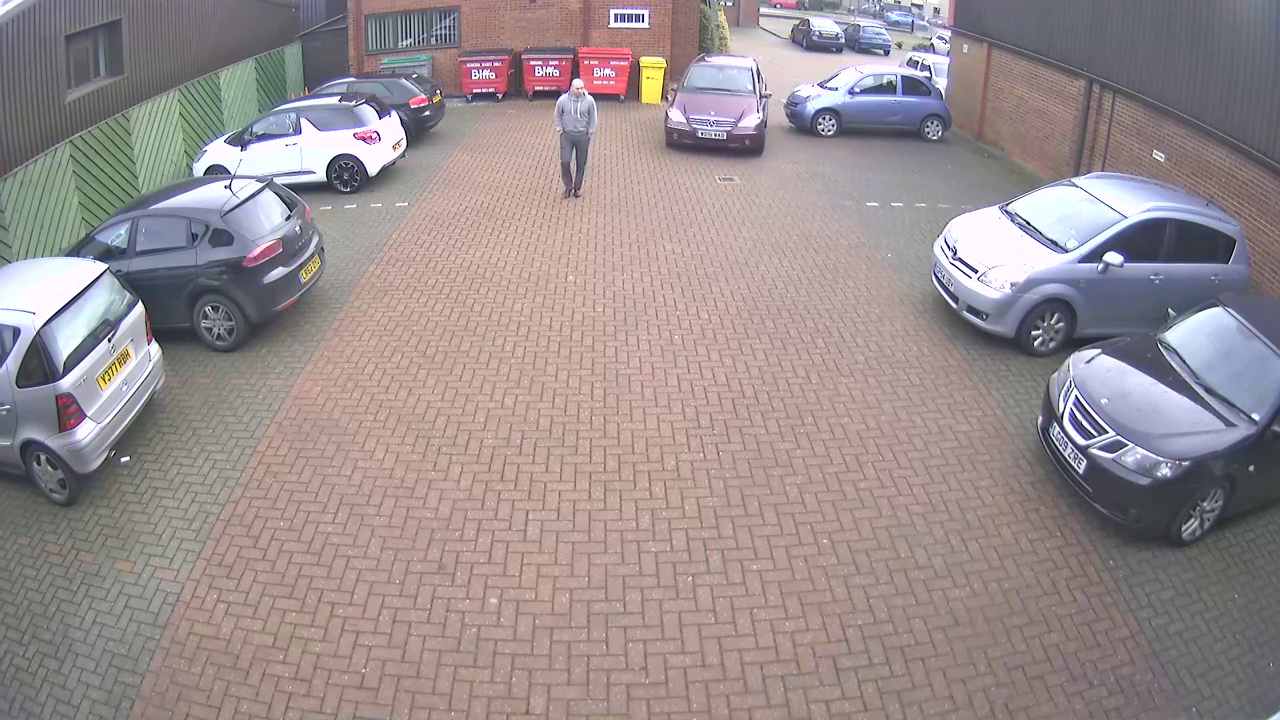
//> input picture frame 14 of MacFypCode/Kasun/VS_OpenCV/video/cctv.mp4, 1280 x 720 px
$ ./Main   (built with g++ and OpenCV 4, older OpenCV classes emulated)
//> lines starting //> are read from the running program, lines starting //| are printed output that depends on the picture
### Combined/ASCN_Combined_1/ASCN_Combined_1/Models.h

#include <iostream>
#include <stdio.h>
#include <opencv2/core/core.hpp>
#include <opencv2/video/tracking.hpp>

using namespace std;
using namespace cv;

namespace models
{
	class TrackingObject
	{
	public:
		TrackingObject();
		TrackingObject(Point initCenterPoint); // initialize center points vector and kalman object from initial center point
		~TrackingObject();

		vector<Point> addCenterPoint(Point p); // add new point to the end of Point vector and returns new vector<Point>
		Point getLastPoint(); // get the last point of the vector
		Mat kalmanPredict(); // call predict function for the internal kalman object
		Mat kalmanCorrect(Point p); // call correct function for the internal kalman object

	protected:
		vector<Point> centerPoint; // list of center points (5 of history and current)
		KalmanFilter kalmanFilter; // kalman filter object for the current human blob
		int paneltyIndex; // count of consecutive frames that blob doesn't appear

	};
}

### MacFypCode/Kasun/VS_OpenCV/Tracking/Tracking/Main.cpp
#include <iostream>
#include <Windows.h>
#include <opencv2/highgui/highgui.hpp>
#include <opencv2/core/core.hpp>
#include <opencv2/imgproc/imgproc.hpp>
#include <opencv2/video/tracking.hpp>
#include <opencv2/video/background_segm.hpp>

#include "Models.h"

using namespace std;
using namespace cv;

#define drawCross( img, center, color, d )\
line(img, Point(center.x - d, center.y - d), Point(center.x + d, center.y + d), color, 2, CV_AA, 0);\
line(img, Point(center.x + d, center.y - d), Point(center.x - d, center.y + d), color, 2, CV_AA, 0 );

int getReleventContour(Point p);

int measurmentMapIndex = 0;
map<int, models::TrackingObject> trackingObjectMap;

int main()
{
	Mat frame, thresh_frame;
	VideoCapture capture("E:/Final Year/project/human tracking/coding/VS_OpenCV/video/cctv.mp4");  //capture video file from local file
	VideoWriter outputVideo;
	vector<vector<Point> > contours, filtered_contours;

	Ptr<BackgroundSubtractor> backSubPtr = new BackgroundSubtractorMOG2(300, 32, true);  // ---
	Mat morpho_ele = getStructuringElement(MORPH_RECT, Size(7, 7), Point(3,3));  // ---
	Mat drawing = Mat::zeros(frame.size(), CV_8UC1);  //

	if (!(capture.read(frame)))  // error msg when video cannot read
	{
		cerr << "Problem opening video source" << endl;
		return -1;
	}
//> frame is the input picture: 720 rows x 1280 cols, CV_8UC3; mean B, G, R 142.9, 141.9, 153.2

	// Setup output video
	string NAME = "E:/output-tracking000.avi";   // Form the new name with container
	Size S = Size((int)capture.get(CV_CAP_PROP_FRAME_WIDTH),(int)capture.get(CV_CAP_PROP_FRAME_HEIGHT));
	outputVideo = VideoWriter(NAME, CV_FOURCC('x','v','i','d'), 3/*capture.get(CV_CAP_PROP_FPS)*/, S, true);

	if (!(outputVideo.isOpened()))
	{
		cout << "Couldn't open the output file" << endl;
		return -1;
	}

	//int imgindex = 0;

	while (waitKey(10) != 27 && capture.grab()) // terminate when ESC pressed
	{
//> the 'x' key is pressed
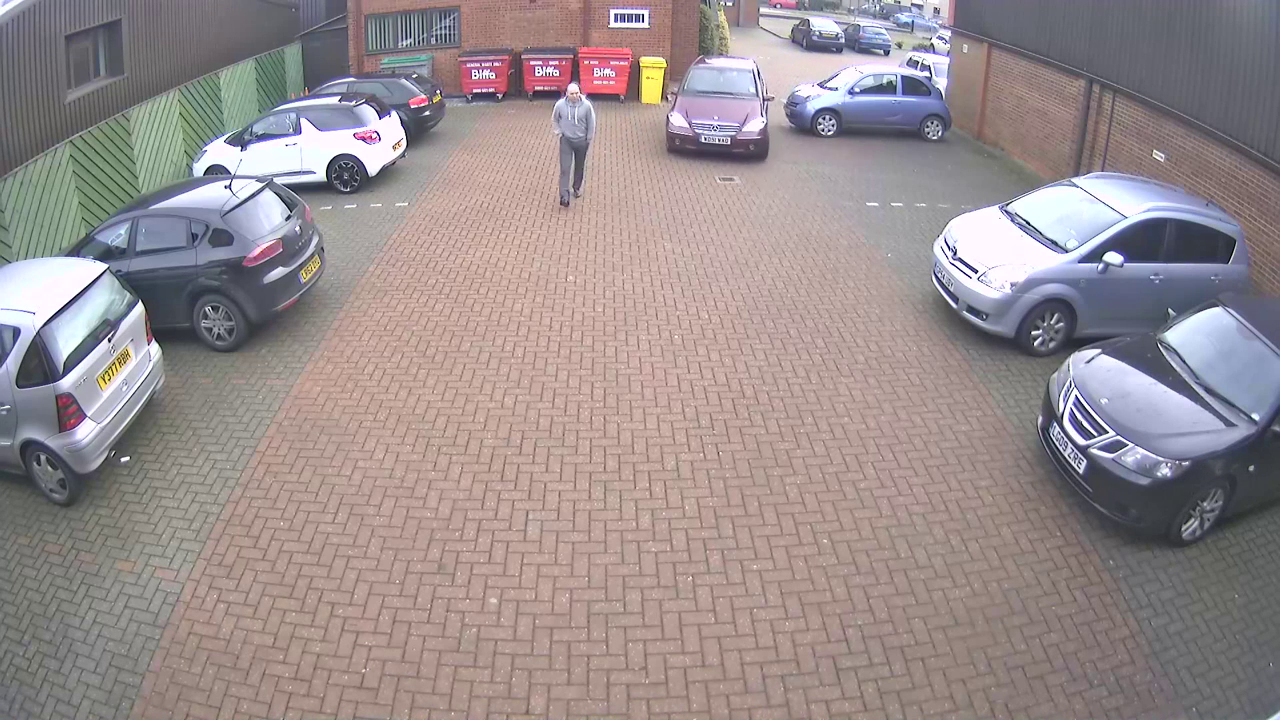
//> input picture frame 15 of MacFypCode/Kasun/VS_OpenCV/video/cctv.mp4, 1280 x 720 px
		capture.read(frame);  // read video frame and put it to frame mat
		//resize(frame, frame, Size(frame.size().width / 2, frame.size().height / 2));
		filtered_contours.clear();  // clear fitered contours vector
		blur(frame, thresh_frame, Size(4, 4));   // blur ---
		backSubPtr->operator()(thresh_frame, thresh_frame, -1);  // background substraction ---
//> (this line was passed over: operator is not available in this run)
		morphologyEx(thresh_frame, thresh_frame, CV_MOP_CLOSE, morpho_ele);  // morphology pre processing ---
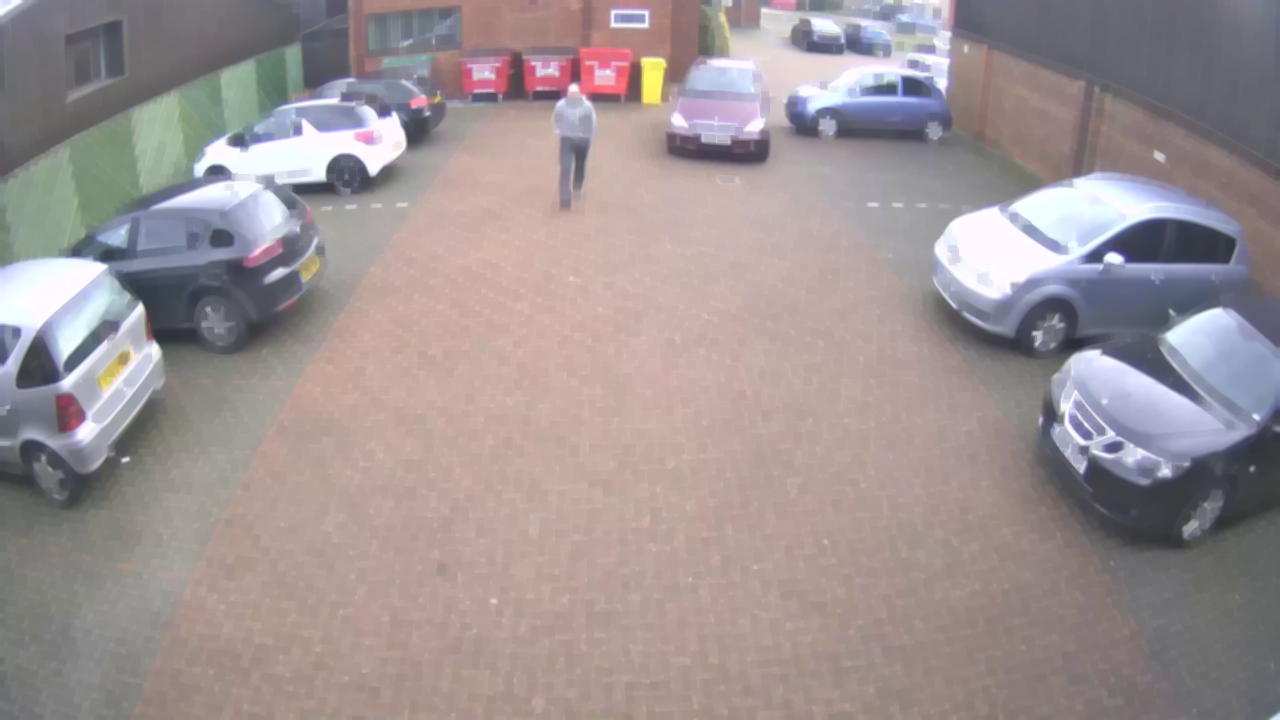
//> thresh_frame: 720 rows x 1280 cols, CV_8UC3; mean B, G, R 147.8, 147, 158.3
		threshold(thresh_frame, thresh_frame, 128, 255, CV_THRESH_BINARY);  // shadow removing, binary ---
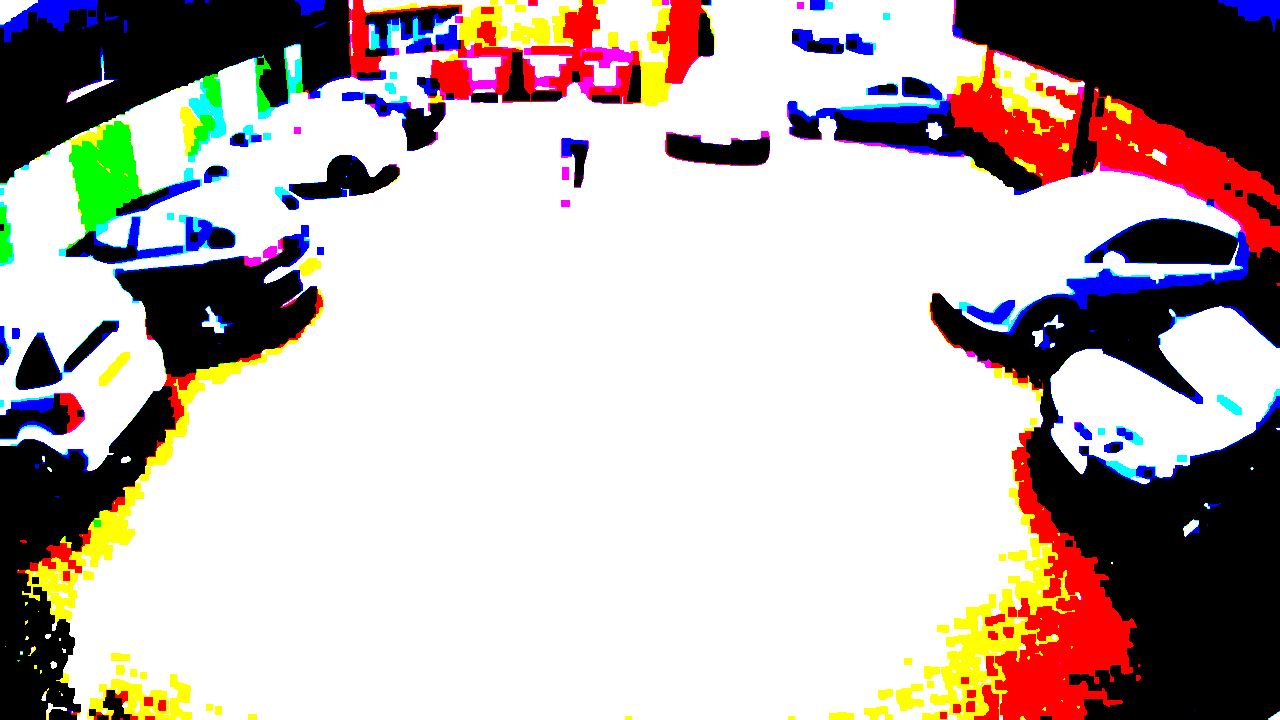
//> thresh_frame: 720 rows x 1280 cols, CV_8UC3; mean B, G, R 175.3, 178, 188.7
//> (the run ends here: the program stops with an error, at `findContours(thresh_frame, contours, CV_RETR_EXTERNAL, CV_CHAIN_APPROX..`)

$ run again, starting later in the video
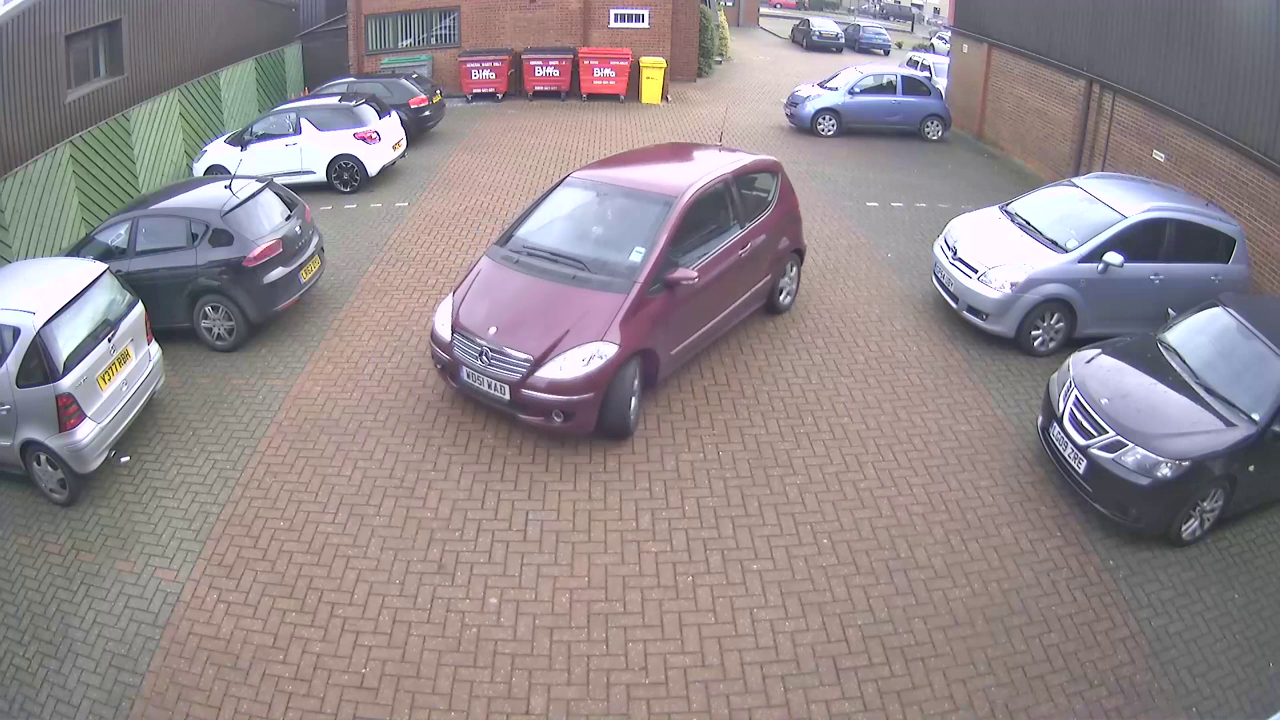
//> input picture frame 67 of MacFypCode/Kasun/VS_OpenCV/video/cctv.mp4, 1280 x 720 px
//> frame is the input picture: 720 rows x 1280 cols, CV_8UC3; mean B, G, R 140.1, 136.9, 147
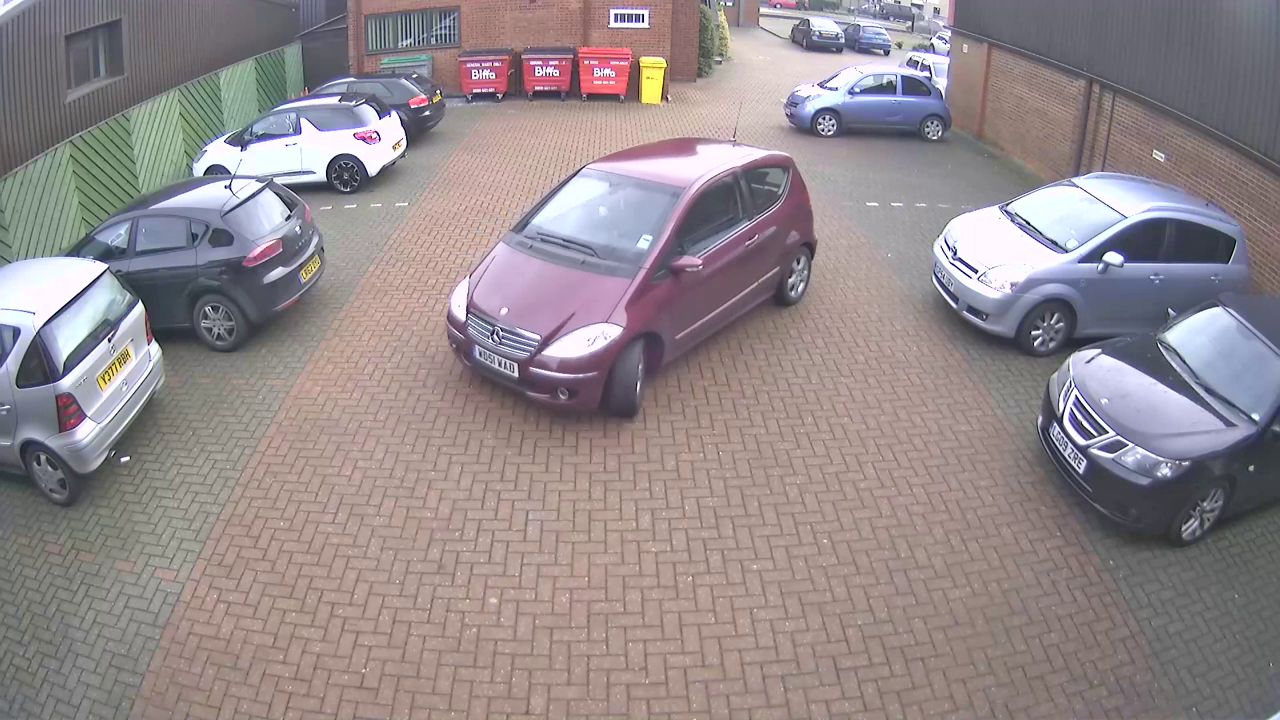
//> input picture frame 69 of MacFypCode/Kasun/VS_OpenCV/video/cctv.mp4, 1280 x 720 px
//> frame is the input picture: 720 rows x 1280 cols, CV_8UC3; mean B, G, R 140.4, 137.4, 147.6
//> `threshold(thresh_frame, thresh_frame, 128, 255, CV_THRESH_BINARY);`:
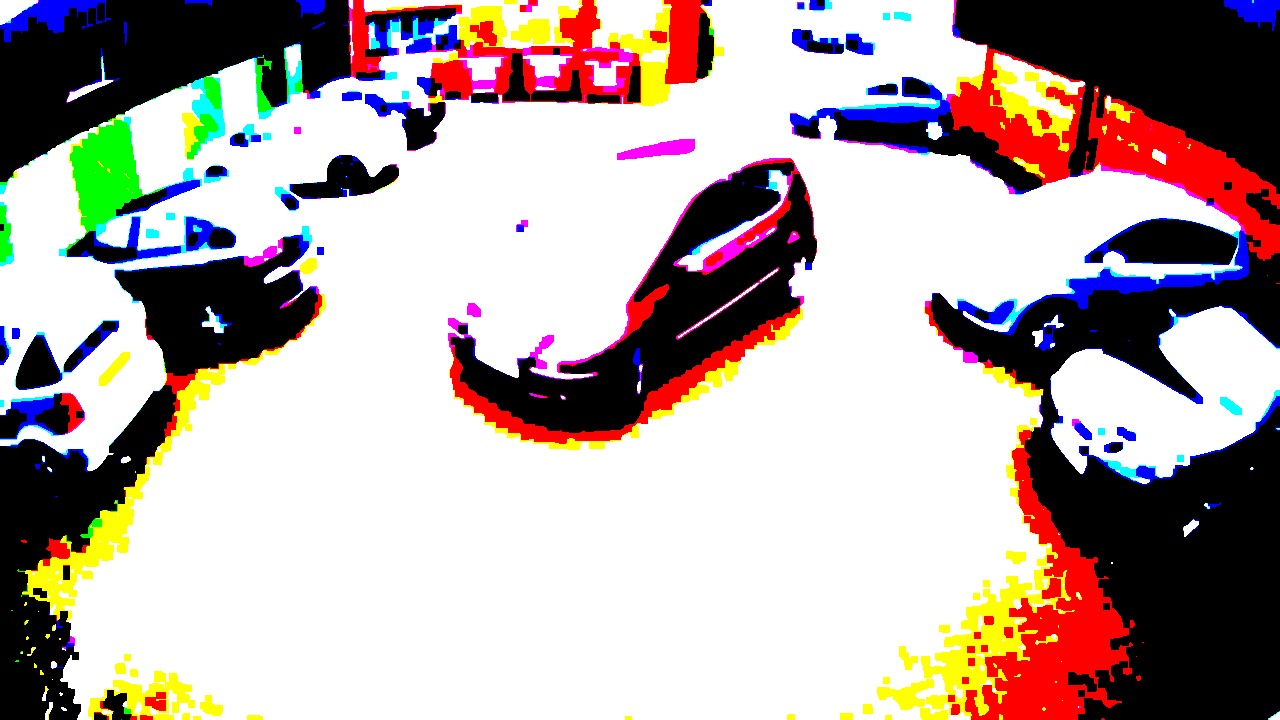
//> thresh_frame: 720 rows x 1280 cols, CV_8UC3; mean B, G, R 164.2, 166.8, 180

$ run again, starting later in the video
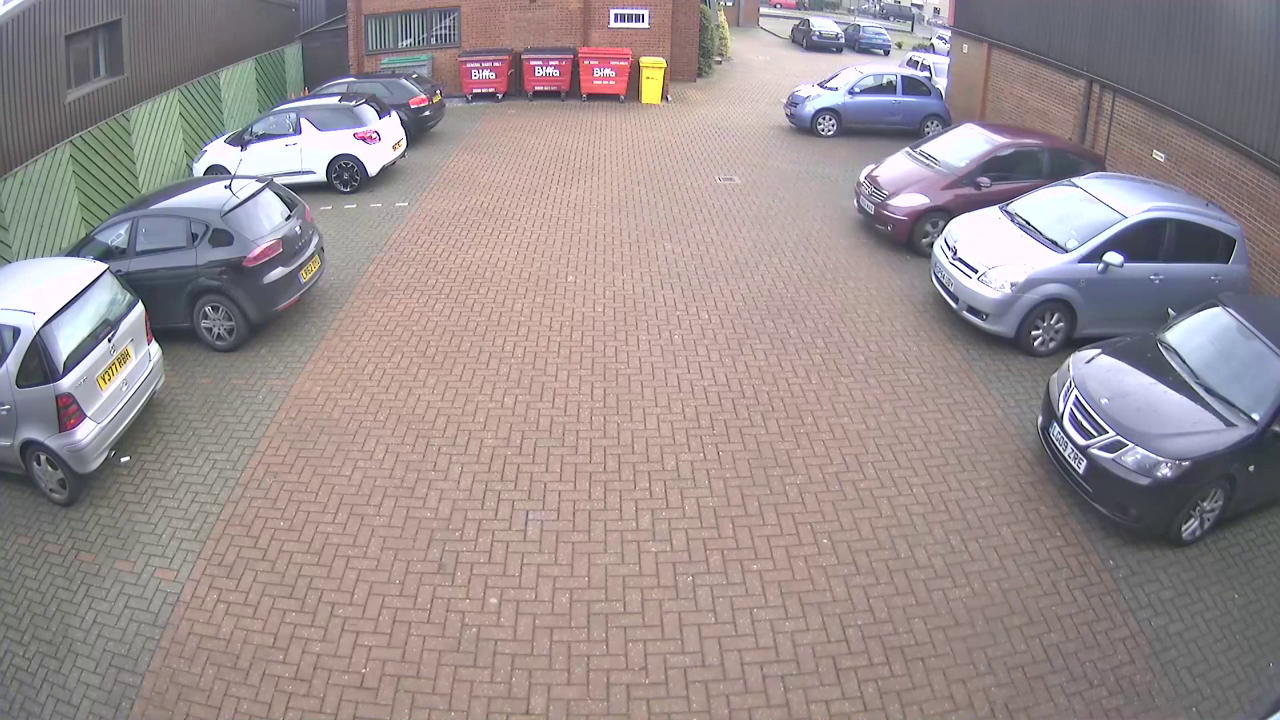
//> input picture frame 119 of MacFypCode/Kasun/VS_OpenCV/video/cctv.mp4, 1280 x 720 px
//> frame is the input picture: 720 rows x 1280 cols, CV_8UC3; mean B, G, R 144.1, 143.1, 154.8
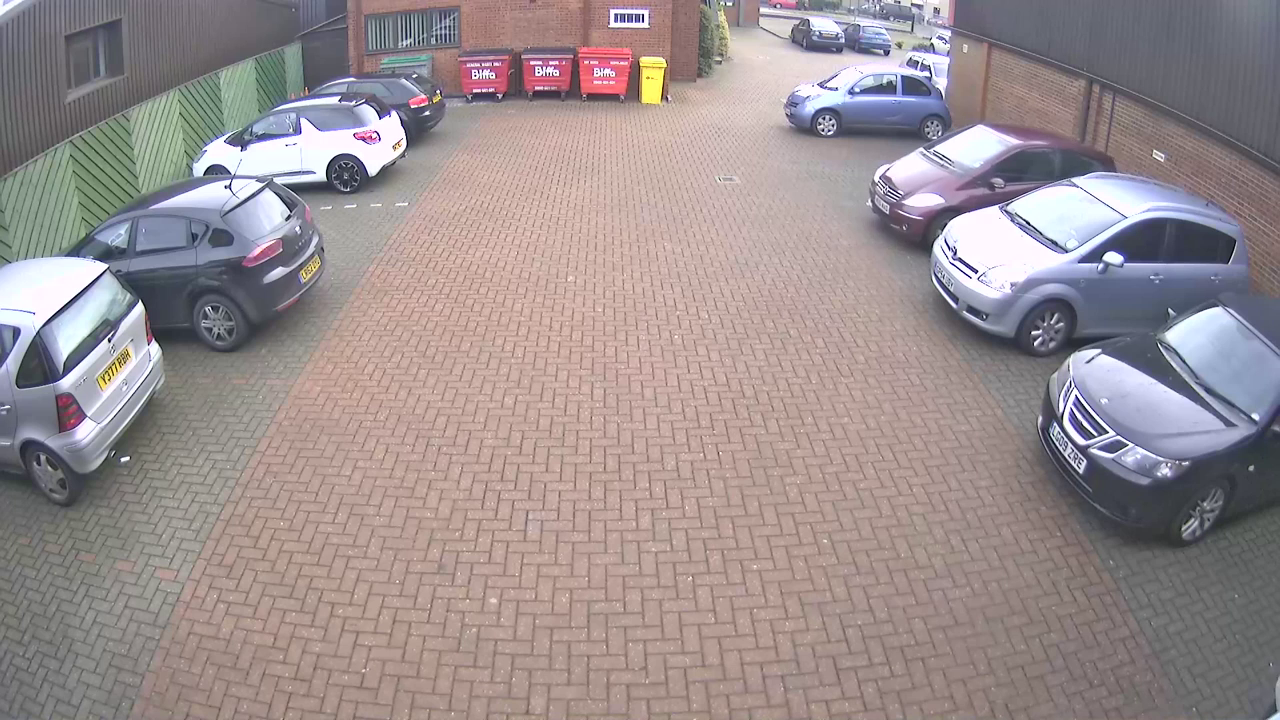
//> input picture frame 121 of MacFypCode/Kasun/VS_OpenCV/video/cctv.mp4, 1280 x 720 px
//> frame is the input picture: 720 rows x 1280 cols, CV_8UC3; mean B, G, R 144.3, 143.2, 154.9
//> `threshold(thresh_frame, thresh_frame, 128, 255, CV_THRESH_BINARY);`:
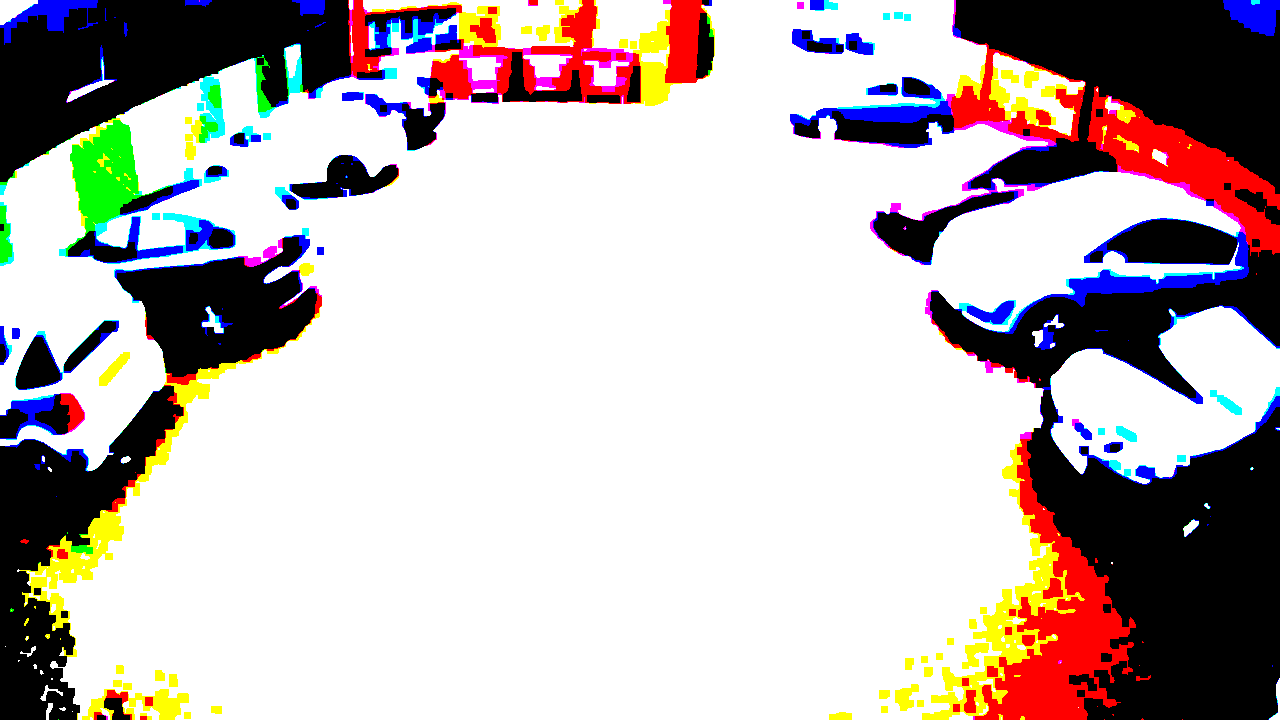
//> thresh_frame: 720 rows x 1280 cols, CV_8UC3; mean B, G, R 178.4, 179.5, 188.6
